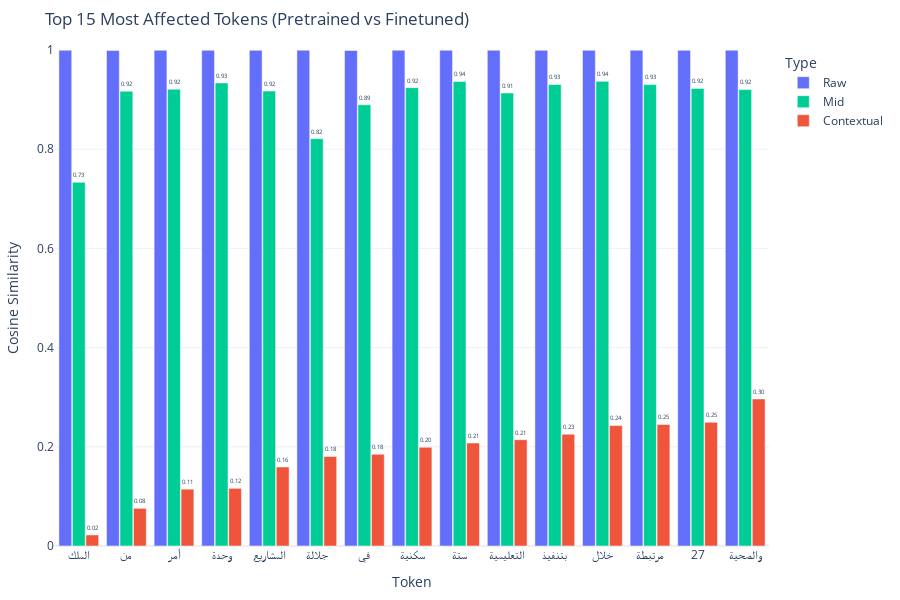

Notebook source saved alongside this figure:
### Markdown cell above
# Exploration

### Code cell
comparer = TokenEmbeddingComparer(dash_data, "ANERCorp_CamelLab_arabertv02")
df, fig = comparer.compare(sentence_id=0, top_k=15)

# Show manually if needed
display(df)
fig.show()

### Figure 1 — Plotly figure (JSON) as saved in the notebook; plotly's stock layout.template omitted (floating-point values rounded to 4 significant figures)
{"data": [{"alignmentgroup": "True", "hovertemplate": "Type=Raw<br>Token=%{x}<br>Cosine Similarity=%{y}<extra></extra>", "legendgroup": "Raw", "marker": {"color": "#636EFA", "pattern": {"shape": ""}}, "name": "Raw", "offsetgroup": "Raw", "orientation": "v", "showlegend": true, "textfont": {"size": 12}, "textposition": "outside", "texttemplate": "%{y:.2f}", "type": "bar", "x": ["الملك", "من", "أمر", "وحدة", "المشاريع", "جلالة", "في", "سكنية", "ستة", "التعليمية", "بتنفيذ", "خلال", "مرتبطة", "27", "والصحية"], "xaxis": "x", "y": [0.9996, 0.9992, 0.9996, 0.9996, 0.9995, 0.9997, 0.9991, 0.9996, 0.9996, 0.9995, 0.9995, 0.9994, 0.9996, 0.9995, 0.9997], "yaxis": "y"}, {"alignmentgroup": "True", "hovertemplate": "Type=Mid<br>Token=%{x}<br>Cosine Similarity=%{y}<extra></extra>", "legendgroup": "Mid", "marker": {"color": "#00CC96", "pattern": {"shape": ""}}, "name": "Mid", "offsetgroup": "Mid", "orientation": "v", "showlegend": true, "textfont": {"size": 12}, "textposition": "outside", "texttemplate": "%{y:.2f}", "type": "bar", "x": ["الملك", "من", "أمر", "وحدة", "المشاريع", "جلالة", "في", "سكنية", "ستة", "التعليمية", "بتنفيذ", "خلال", "مرتبطة", "27", "والصحية"], "xaxis": "x", "y": [0.7332, 0.917, 0.921, 0.9336, 0.9172, 0.8212, 0.8896, 0.9241, 0.9365, 0.9132, 0.9303, 0.9368, 0.9303, 0.9226, 0.9201], "yaxis": "y"}, {"alignmentgroup": "True", "hovertemplate": "Type=Contextual<br>Token=%{x}<br>Cosine Similarity=%{y}<extra></extra>", "legendgroup": "Contextual", "marker": {"color": "#EF553B", "pattern": {"shape": ""}}, "name": "Contextual", "offsetgroup": "Contextual", "orientation": "v", "showlegend": true, "textfont": {"size": 12}, "textposition": "outside", "texttemplate": "%{y:.2f}", "type": "bar", "x": ["الملك", "من", "أمر", "وحدة", "المشاريع", "جلالة", "في", "سكنية", "ستة", "التعليمية", "بتنفيذ", "خلال", "مرتبطة", "27", "والصحية"], "xaxis": "x", "y": [0.02229, 0.07599, 0.1146, 0.1163, 0.1593, 0.1805, 0.1849, 0.199, 0.2075, 0.2143, 0.2255, 0.2428, 0.245, 0.2494, 0.2965], "yaxis": "y"}], "layout": {"bargap": 0.15, "bargroupgap": 0.05, "barmode": "group", "height": 600, "legend": {"title": {"text": "Type"}, "tracegroupgap": 0}, "margin": {"b": 50, "l": 50, "r": 50, "t": 50}, "showlegend": true, "title": {"text": "Top 15 Most Affected Tokens (Pretrained vs Finetuned)"}, "xaxis": {"anchor": "y", "domain": [0, 1], "title": {"text": "Token"}}, "yaxis": {"anchor": "x", "domain": [0, 1], "range": [0, 1], "title": {"text": "Cosine Similarity"}}}}
